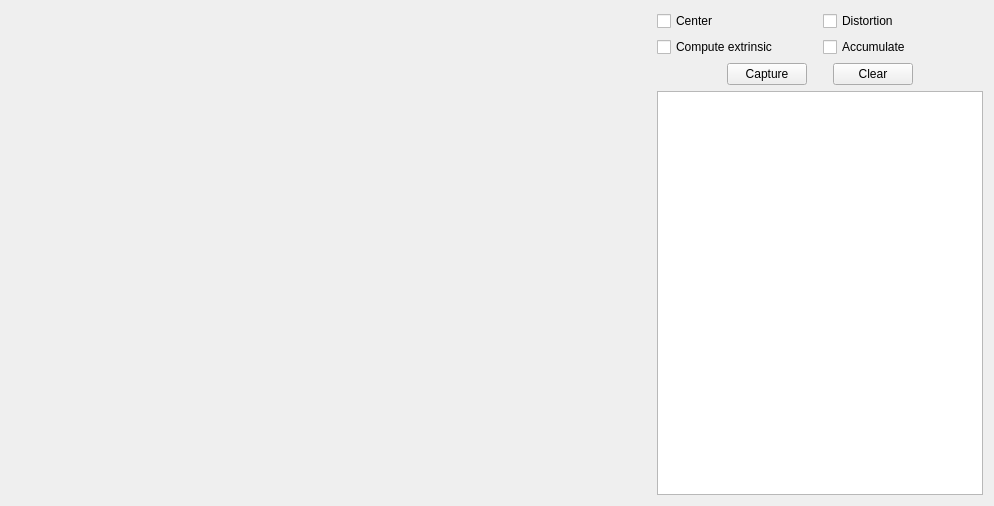
<?xml version="1.0" encoding="UTF-8"?>
<ui version="4.0">
 <class>CameraCalibrationWidget</class>
 <widget class="QWidget" name="CameraCalibrationWidget">
  <property name="geometry">
   <rect>
    <x>0</x>
    <y>0</y>
    <width>994</width>
    <height>506</height>
   </rect>
  </property>
  <property name="windowTitle">
   <string>Form</string>
  </property>
  <layout class="QHBoxLayout" name="horizontalLayout_3">
   <item>
    <layout class="QVBoxLayout" name="verticalLayout">
     <item>
      <widget class="QVTKWidget" name="videoWidget" native="true">
       <property name="sizePolicy">
        <sizepolicy hsizetype="Fixed" vsizetype="Fixed">
         <horstretch>0</horstretch>
         <verstretch>0</verstretch>
        </sizepolicy>
       </property>
       <property name="minimumSize">
        <size>
         <width>640</width>
         <height>480</height>
        </size>
       </property>
      </widget>
     </item>
    </layout>
   </item>
   <item>
    <layout class="QVBoxLayout" name="verticalLayout_3">
     <item>
      <layout class="QHBoxLayout" name="horizontalLayout_4">
       <item>
        <widget class="QCheckBox" name="computeCenterCheckBox">
         <property name="text">
          <string>Center</string>
         </property>
        </widget>
       </item>
       <item>
        <widget class="QCheckBox" name="computeDistortionCheckBox">
         <property name="text">
          <string>Distortion</string>
         </property>
        </widget>
       </item>
      </layout>
     </item>
     <item>
      <layout class="QVBoxLayout" name="verticalLayout_2">
       <item>
        <layout class="QHBoxLayout" name="horizontalLayout_2">
         <item>
          <widget class="QCheckBox" name="computeExtrinsicCheckBox">
           <property name="text">
            <string>Compute extrinsic</string>
           </property>
          </widget>
         </item>
         <item>
          <widget class="QCheckBox" name="accumulateCheckBox">
           <property name="text">
            <string>Accumulate</string>
           </property>
          </widget>
         </item>
        </layout>
       </item>
       <item>
        <layout class="QHBoxLayout" name="horizontalLayout">
         <item>
          <spacer name="horizontalSpacer_2">
           <property name="orientation">
            <enum>Qt::Horizontal</enum>
           </property>
           <property name="sizeHint" stdset="0">
            <size>
             <width>40</width>
             <height>20</height>
            </size>
           </property>
          </spacer>
         </item>
         <item>
          <widget class="QPushButton" name="captureViewButton">
           <property name="text">
            <string>Capture</string>
           </property>
           <property name="checkable">
            <bool>false</bool>
           </property>
          </widget>
         </item>
         <item>
          <spacer name="horizontalSpacer_3">
           <property name="orientation">
            <enum>Qt::Horizontal</enum>
           </property>
           <property name="sizeType">
            <enum>QSizePolicy::Fixed</enum>
           </property>
           <property name="sizeHint" stdset="0">
            <size>
             <width>20</width>
             <height>20</height>
            </size>
           </property>
          </spacer>
         </item>
         <item>
          <widget class="QPushButton" name="clearCalibrationViewsButton">
           <property name="text">
            <string>Clear</string>
           </property>
          </widget>
         </item>
         <item>
          <spacer name="horizontalSpacer">
           <property name="orientation">
            <enum>Qt::Horizontal</enum>
           </property>
           <property name="sizeHint" stdset="0">
            <size>
             <width>40</width>
             <height>20</height>
            </size>
           </property>
          </spacer>
         </item>
        </layout>
       </item>
       <item>
        <widget class="QTextEdit" name="calibrationResultTextEdit">
         <property name="readOnly">
          <bool>true</bool>
         </property>
        </widget>
       </item>
      </layout>
     </item>
    </layout>
   </item>
  </layout>
 </widget>
 <customwidgets>
  <customwidget>
   <class>QVTKWidget</class>
   <extends>QWidget</extends>
   <header>QVTKWidget.h</header>
  </customwidget>
 </customwidgets>
 <resources/>
 <connections/>
</ui>
